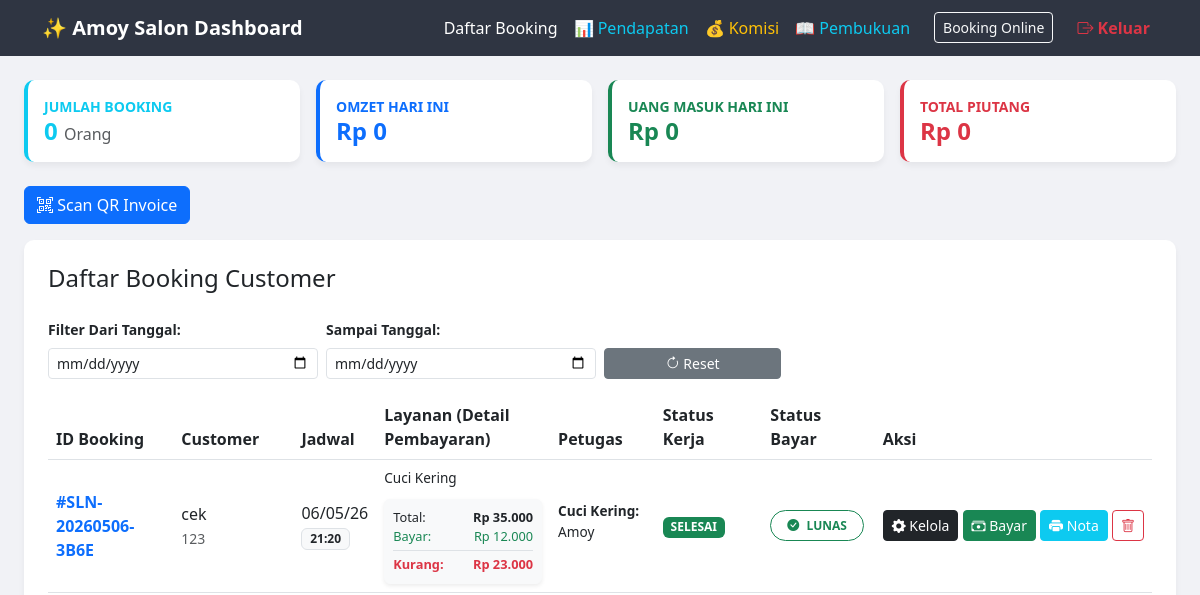
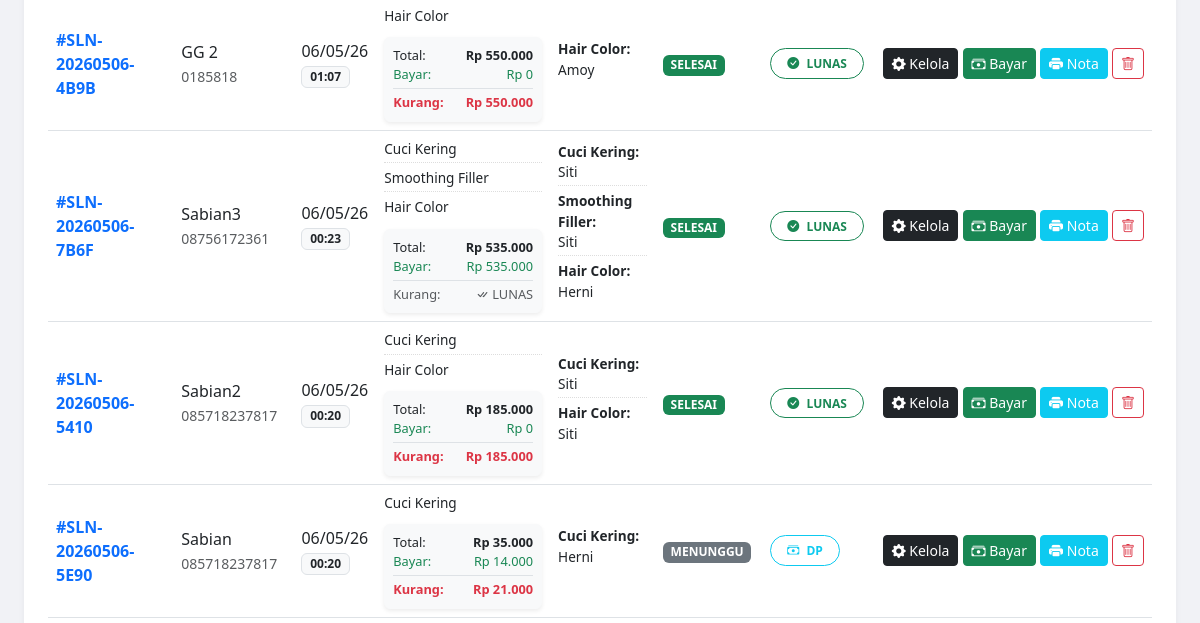
The app's page /pages/admin-temp.php (signed in, upper part), older data (2 pictures, top to bottom).
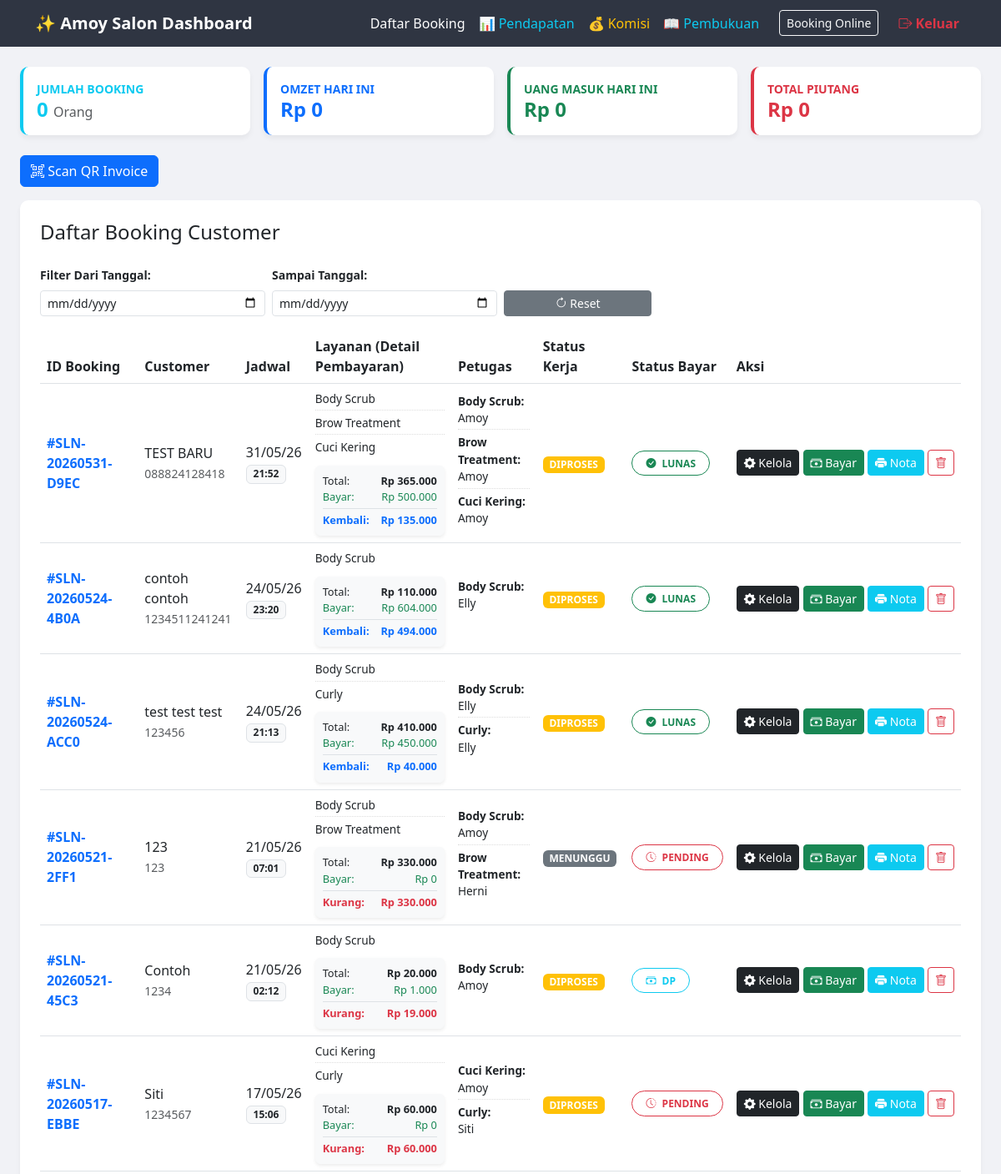
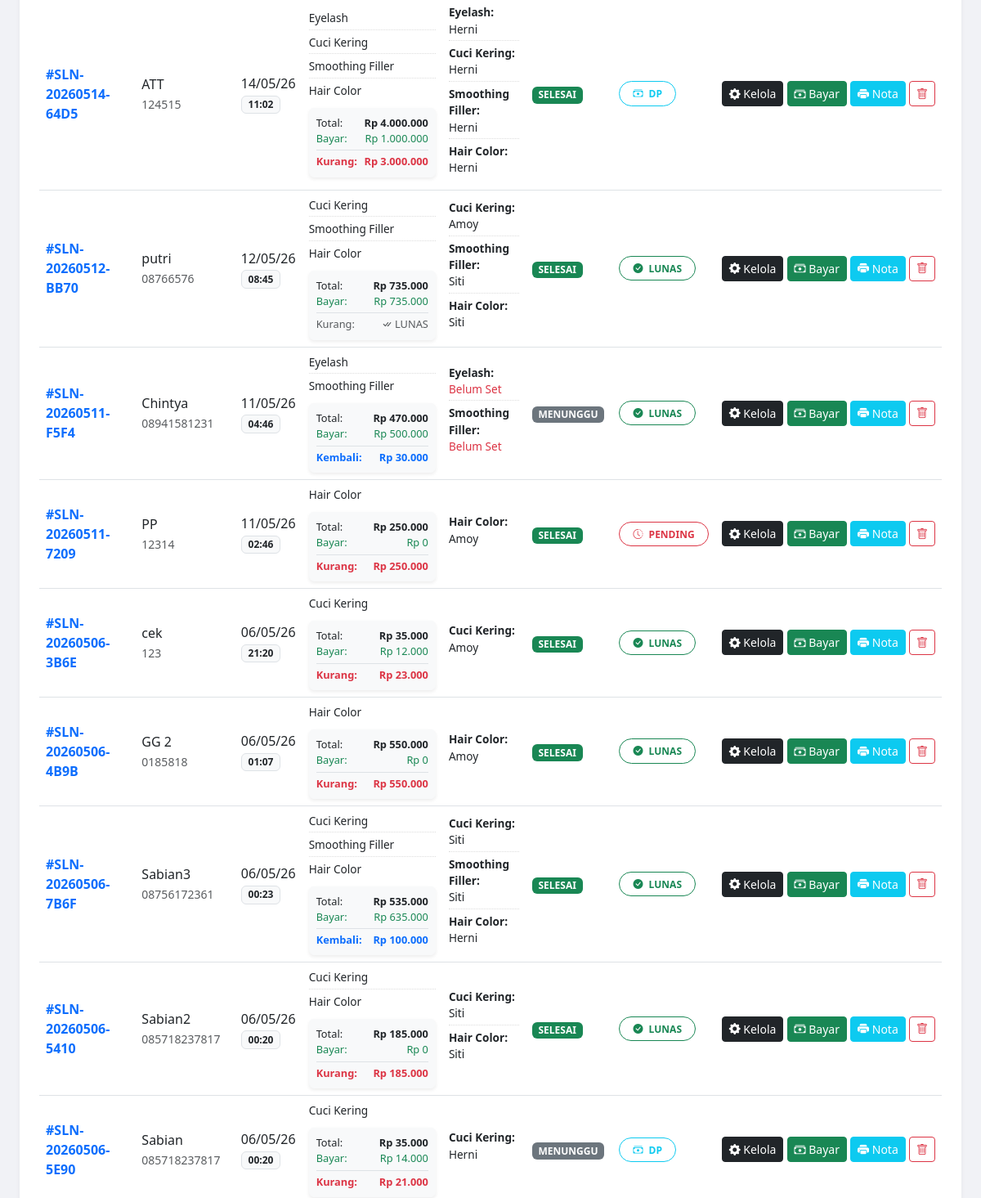
The same page, newer data (2 pictures, top to bottom).
### tables this page shows
CREATE TABLE `bookings` (
  `id_booking` varchar(20) NOT NULL,
  `nama_customer` varchar(100) NOT NULL,
  `whatsapp_customer` varchar(20) NOT NULL,
  `tgl_booking` date NOT NULL,
  `jam_booking` time NOT NULL,
  `total_biaya` decimal(10,2) DEFAULT 0.00,
  `bayar_cash` decimal(15,2) DEFAULT 0.00,
  `bayar_transfer` decimal(15,2) DEFAULT 0.00,
  `jumlah_terbayar` decimal(15,2) DEFAULT 0.00,
  `status_pembayaran` enum('pending','dp','lunas','batal') DEFAULT 'pending',
  `status_kerja` enum('menunggu','diproses','selesai') DEFAULT 'menunggu',
  `id_employee` int(11) DEFAULT NULL,
  `created_at` timestamp NOT NULL DEFAULT current_timestamp()
);

CREATE TABLE `services` (
  `id_service` int(11) NOT NULL,
  `nama_layanan` varchar(100) NOT NULL,
  `deskripsi` text DEFAULT NULL,
  `harga` decimal(10,2) NOT NULL,
  `komisi_persen` int(3) DEFAULT 0
);

CREATE TABLE `employees` (
  `id_employee` int(11) NOT NULL,
  `nama_karyawan` varchar(100) NOT NULL,
  `spesialisasi` varchar(50) DEFAULT NULL,
  `status` enum('active','inactive') DEFAULT 'active'
);

### pages/admin-temp.php (the view, shortened to what the changed rows need)
<?php
include '../class/koneksi.php';
?>
<!DOCTYPE html>
<html lang="id">
<head>
    <link href="https://cdn.jsdelivr.net/npm/bootstrap@5.3.0/dist/css/bootstrap.min.css" rel="stylesheet">
    <link rel="stylesheet" href="https://cdn.jsdelivr.net/npm/bootstrap-icons@1.11.1/font/bootstrap-icons.css">
    <link rel="stylesheet" href="https://cdn.datatables.net/1.13.6/css/dataTables.bootstrap5.min.css">
</head>
<body>
<div class="container-fluid px-4">
    <div class="card p-4">
        <div class="table-responsive">
            <table id="tabelBooking" class="table table-hover align-middle">
                <thead>
                    <tr>
                        <th>ID Booking</th>
                        <th>Customer</th>
                        <th>Jadwal</th>
                        <th>Layanan (Detail Pembayaran)</th>
                        <th>Petugas</th>
                        <th>Status Kerja</th>
                        <th>Status Bayar</th>
                        <th class="no-sort">Aksi</th>
                    </tr>
                </thead>
                <tbody>
                    <?php
                    $sql = "SELECT * FROM bookings ORDER BY created_at DESC";
                    $query = mysqli_query($conn, $sql);
                    while($row = mysqli_fetch_array($query)){
                        $id_b = $row['id_booking'];
                        $total_biaya = $row['total_biaya'];
                        $terbayar = $row['jumlah_terbayar'] ?? 0;
                        $sisa = $total_biaya - $terbayar;
                    ?>
                    <tr>
                        <td class="fw-bold text-primary">#<?= $row['id_booking']; ?></td>
                        <td>
                            <?= $row['nama_customer']; ?><br>
                            <small class="text-muted"><?= $row['whatsapp_customer']; ?></small>
                        </td>
                        <td data-sort="<?= $row['tgl_booking']; ?>">
                            <?= date('d/m/y', strtotime($row['tgl_booking'])); ?><br>
                            <span class="badge bg-light text-dark border"><?= date('H:i', strtotime($row['jam_booking'])); ?></span>
                        </td>
                        <td>
                            <ul class="list-petugas mb-2">
                                <?php
                                $res_l = mysqli_query($conn, "SELECT s.nama_layanan FROM booking_details d JOIN services s ON d.id_service = s.id_service WHERE d.id_booking = '$id_b'");
                                while($l = mysqli_fetch_array($res_l)){ echo "<li>" . $l['nama_layanan'] . "</li>"; }
                                ?>
                            </ul>
                            <div class="p-2 bg-light rounded border border-light shadow-sm" style="font-size: 0.8rem;">
                                <div class="d-flex justify-content-between">
                                    <span>Total:</span>
                                    <span class="fw-bold">Rp <?= number_format($total_biaya, 0, ',', '.'); ?></span>
                                </div>
                                <div class="d-flex justify-content-between text-success">
                                    <span>Bayar:</span>
                                    <span>Rp <?= number_format($terbayar, 0, ',', '.'); ?></span>
                                </div>
                            <div class="d-flex justify-content-between border-top mt-1 pt-1
                                <?= $sisa > 0 ? 'text-danger fw-bold' : ($sisa < 0 ? 'text-primary fw-bold' : 'text-muted'); ?>">
                                <span><?= $sisa >= 0 ? 'Kurang:' : 'Kembali:'; ?></span>
                                <span>
                                    <?php if ($sisa != 0): ?>
                                        Rp <?= number_format(abs($sisa), 0, ',', '.'); ?>
                                    <?php else: ?>
                                        <i class="bi bi-check-all"></i> LUNAS
                                    <?php endif; ?>
                                </span>
                            </div>
                        </td>
                        <td>
                            <ul class="list-petugas">
                                <?php
                                $res_petugas = mysqli_query($conn, "SELECT s.nama_layanan, e.nama_karyawan FROM booking_details d JOIN services s ON d.id_service = s.id_service LEFT JOIN employees e ON d.id_employee = e.id_employee WHERE d.id_booking = '$id_b'");
                                while($p = mysqli_fetch_array($res_petugas)){
                                    $nama_p = $p['nama_karyawan'] ?? '<span class="text-danger">Belum Set</span>';
                                    echo "<li><strong>".$p['nama_layanan'].":</strong><br>".$nama_p."</li>";
                                }
                                ?>
                            </ul>
                        </td>
                        <td>
                            <?php $color = ($row['status_kerja'] == 'selesai') ? 'success' : (($row['status_kerja'] == 'diproses') ? 'warning' : 'secondary'); ?>
                            <span class="badge bg-<?= $color; ?>"><?= strtoupper($row['status_kerja']); ?></span>
                        </td>
                        <td>
                            <?php
                            $status_p = $row['status_pembayaran'];
                            switch($status_p) {
                                case 'lunas': $color_p = 'success'; $icon_p = 'bi-check-circle-fill'; break;
                                case 'dp': $color_p = 'info'; $icon_p = 'bi-cash-stack'; break;
                                default: $color_p = 'danger'; $icon_p = 'bi-clock-history'; break;
                            }
                            ?>
                            <span class="badge rounded-pill border border-<?= $color_p; ?> text-<?= $color_p; ?> py-2 px-3">
                                <i class="bi <?= $icon_p; ?> me-1"></i> <?= strtoupper($status_p); ?>
                            </span>
                        </td>
                        <td class="text-nowrap">
                            <button class="btn btn-sm btn-dark" data-bs-toggle="modal" data-bs-target="#modalKelola<?= $id_b; ?>" title="Kelola Layanan & Petugas">
                                <i class="bi bi-gear-fill"></i> Kelola
                            </button>
                            <button class="btn btn-sm btn-success" data-bs-toggle="modal" data-bs-target="#modalBayar<?= $id_b; ?>" title="Input Pembayaran">
                                <i class="bi bi-cash-stack"></i> Bayar
                            </button>
                            <a href="cetak_nota.php?id=<?= $id_b; ?>" target="_blank" class="btn btn-sm btn-info text-white" title="Cetak Nota">
                                <i class="bi bi-printer-fill"></i> Nota
                            </a>
                            <a href="../class/delete_booking.php?id=<?= $id_b; ?>" class="btn btn-sm btn-outline-danger" onclick="return confirm('Hapus permanen data booking ini?')">
                                <i class="bi bi-trash"></i>
                            </a>
                        </td>
                    </tr>
                    <?php } ?>
                </tbody>
            </table>
        </div>
    </div>
</div>
</body>
</html>

Row changes from the older to the newer data that the page shows:
added bookings: id_booking "SLN-20260531-D9EC", nama_customer "TEST BARU", whatsapp_customer "088824128418", tgl_booking "31/05/26", jam_booking "21:52", total_biaya "365.000", jumlah_terbayar "500.000", shows "Kembali:", abs($sisa) "135.000", status_kerja "DIPROSES", status_pembayaran "LUNAS", services (nama_layanan "Cuci Kering", employees.nama_karyawan "Amoy")
added services: nama_layanan "Body Scrub", employees.nama_karyawan "Amoy", employees.nama_karyawan "Elly"
added services: nama_layanan "Brow Treatment", employees.nama_karyawan "Amoy", employees.nama_karyawan "Herni"
added bookings: id_booking "SLN-20260524-4B0A", nama_customer "contoh contoh", whatsapp_customer "1234511241241", tgl_booking "24/05/26", jam_booking "23:20", total_biaya "110.000", jumlah_terbayar "604.000", shows "Kembali:", abs($sisa) "494.000", status_kerja "DIPROSES", status_pembayaran "LUNAS"
added bookings: id_booking "SLN-20260524-ACC0", nama_customer "test test test", whatsapp_customer "123456", tgl_booking "24/05/26", jam_booking "21:13", total_biaya "410.000", jumlah_terbayar "450.000", shows "Kembali:", abs($sisa) "40.000", status_kerja "DIPROSES", status_pembayaran "LUNAS"
added services: nama_layanan "Curly", employees.nama_karyawan "Elly", employees.nama_karyawan "Siti"
added bookings: id_booking "SLN-20260521-2FF1", nama_customer "123", whatsapp_customer "123", tgl_booking "21/05/26", jam_booking "07:01", total_biaya "330.000", jumlah_terbayar "0", shows "Kurang:", abs($sisa) "330.000", status_kerja "MENUNGGU", status_pembayaran "PENDING"
added bookings: id_booking "SLN-20260521-45C3", nama_customer "Contoh", whatsapp_customer "1234", tgl_booking "21/05/26", jam_booking "02:12", total_biaya "20.000", jumlah_terbayar "1.000", shows "Kurang:", abs($sisa) "19.000", status_kerja "DIPROSES", status_pembayaran "DP"
added bookings: id_booking "SLN-20260517-EBBE", nama_customer "Siti", whatsapp_customer "1234567", tgl_booking "17/05/26", jam_booking "15:06", total_biaya "60.000", jumlah_terbayar "0", shows "Kurang:", abs($sisa) "60.000", status_kerja "DIPROSES", status_pembayaran "PENDING", services (nama_layanan "Cuci Kering", employees.nama_karyawan "Amoy")
added bookings: id_booking "SLN-20260514-64D5", nama_customer "ATT", whatsapp_customer "124515", tgl_booking "14/05/26", jam_booking "11:02", total_biaya "4.000.000", jumlah_terbayar "1.000.000", shows "Kurang:", abs($sisa) "3.000.000", status_kerja "SELESAI", status_pembayaran "DP", services (nama_layanan "Cuci Kering", employees.nama_karyawan "Herni"), services (nama_layanan "Smoothing Filler", employees.nama_karyawan "Herni"), services (nama_layanan "Hair Color", employees.nama_karyawan "Herni")
now on this page (row unchanged): services: nama_layanan "Eyelash", employees.nama_karyawan "Herni", nama_karyawan "Belum Set"
added bookings: id_booking "SLN-20260512-BB70", nama_customer "putri", whatsapp_customer "08766576", tgl_booking "12/05/26", jam_booking "08:45", total_biaya "735.000", jumlah_terbayar "735.000", shows "Kurang:", shows "LUNAS", status_kerja "SELESAI", status_pembayaran "LUNAS", services (nama_layanan "Cuci Kering", employees.nama_karyawan "Amoy"), services (nama_layanan "Smoothing Filler", employees.nama_karyawan "Siti"), services (nama_layanan "Hair Color", employees.nama_karyawan "Siti")
added bookings: id_booking "SLN-20260511-F5F4", nama_customer "Chintya", whatsapp_customer "08941581231", tgl_booking "11/05/26", jam_booking "04:46", total_biaya "470.000", jumlah_terbayar "500.000", shows "Kembali:", abs($sisa) "30.000", status_kerja "MENUNGGU", status_pembayaran "LUNAS", services (nama_layanan "Smoothing Filler", nama_karyawan "Belum Set")
added bookings: id_booking "SLN-20260511-7209", nama_customer "PP", whatsapp_customer "12314", tgl_booking "11/05/26", jam_booking "02:46", total_biaya "250.000", jumlah_terbayar "0", shows "Kurang:", abs($sisa) "250.000", status_kerja "SELESAI", status_pembayaran "PENDING", services (nama_layanan "Hair Color", employees.nama_karyawan "Amoy")
changed bookings "SLN-20260506-7B6F": jumlah_terbayar "535.000" → "635.000"; abs($sisa) (not shown) → "100.000"; jumlah_terbayar "Kurang: LUNAS" → "Kembali: Rp"
